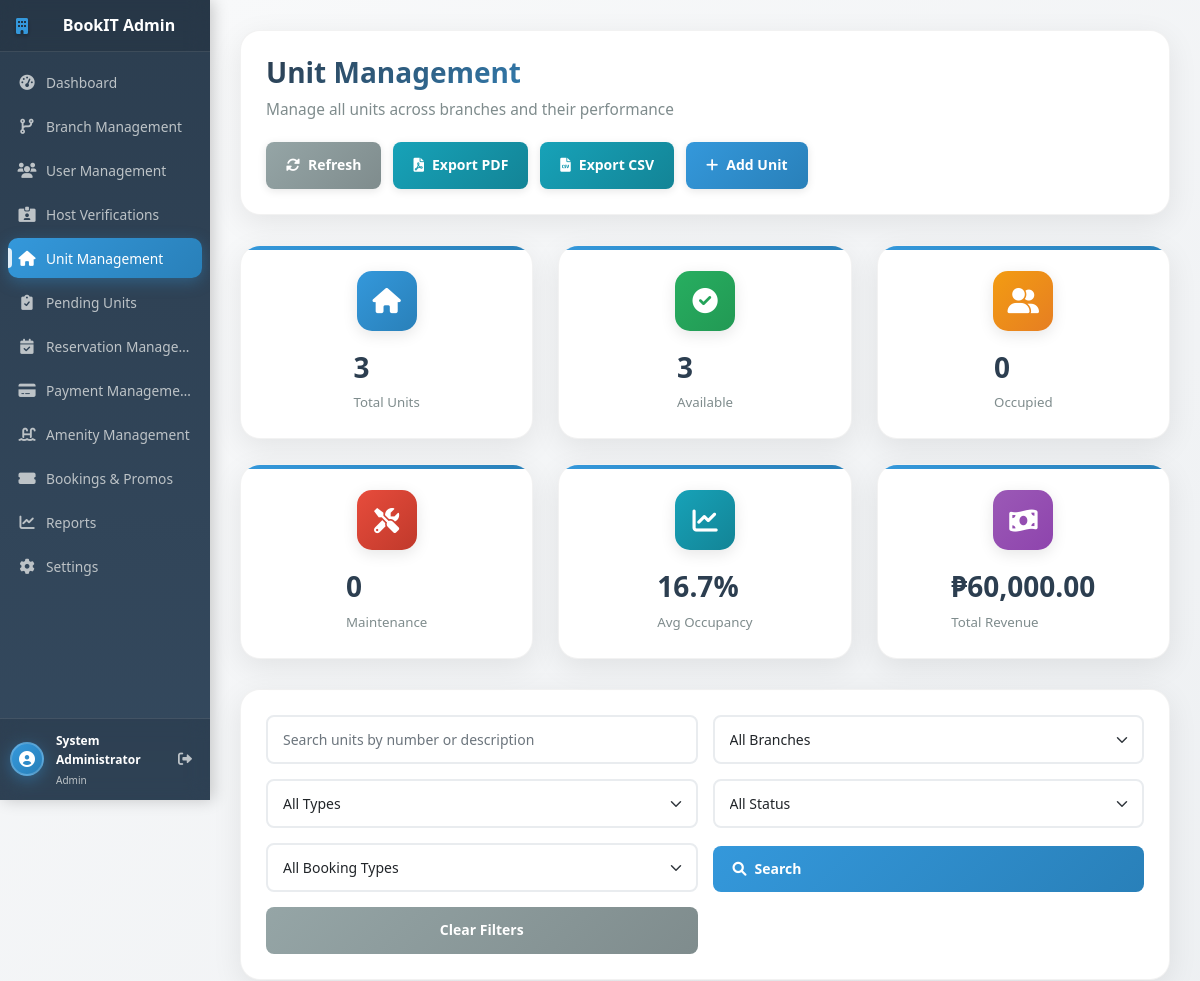
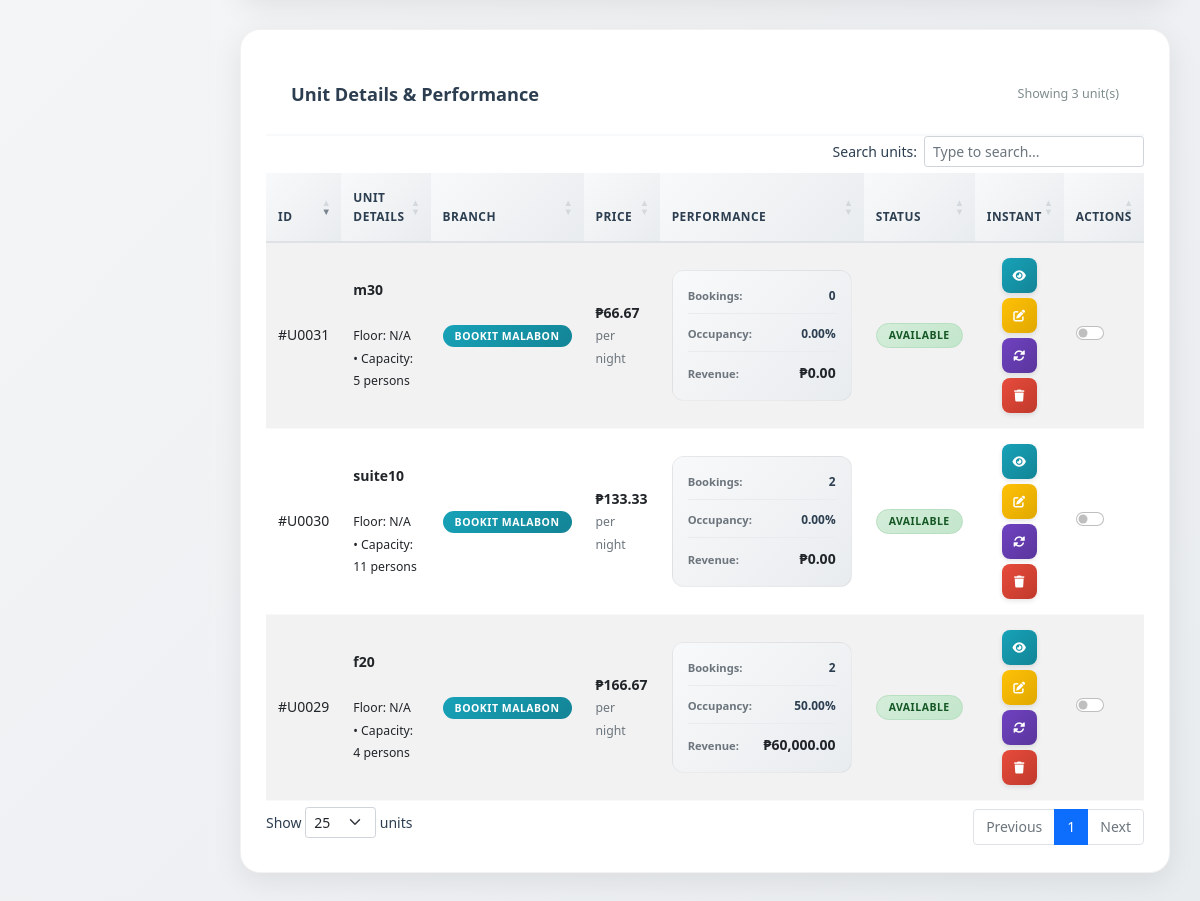
The app's page /admin/unit_management.php (signed in) with its own data (2 pictures, top to bottom).
### tables this page shows
CREATE TABLE IF NOT EXISTS `units` (
  `unit_id` int NOT NULL AUTO_INCREMENT,
  `branch_id` int NOT NULL,
  `unit_number` varchar(20) NOT NULL,
  `unit_type` varchar(50) NOT NULL,
  `floor_number` int DEFAULT NULL,
  `monthly_rate` decimal(10,2) NOT NULL,
  `security_deposit` decimal(10,2) DEFAULT '0.00',
  `is_available` tinyint(1) DEFAULT '1',
  `description` text,
  `building_name` varchar(255) DEFAULT NULL,
  `street_address` varchar(255) DEFAULT NULL,
  `city` varchar(100) DEFAULT NULL,
  `address_hash` varchar(64) DEFAULT NULL,
  `latitude` decimal(10,8) DEFAULT NULL,
  `longitude` decimal(11,8) DEFAULT NULL,
  `max_occupancy` int DEFAULT '2',
  `created_at` timestamp NULL DEFAULT CURRENT_TIMESTAMP,
  `bedrooms` int DEFAULT NULL,
  `host_id` int DEFAULT NULL,
  `unit_name` varchar(255) DEFAULT NULL,
  `instant_booking` tinyint(1) DEFAULT '0',
  `approval_status` enum('pending','approved','rejected') DEFAULT 'pending',
  `rejection_reason` text,
  `sqm` decimal(10,2) DEFAULT NULL,
  `bed_type` varchar(50) DEFAULT NULL,
  `num_beds` int DEFAULT '1',
  `num_bathrooms` int DEFAULT '1',
  `pricing_type` enum('daily','monthly') DEFAULT 'monthly',
  PRIMARY KEY (`unit_id`),
  KEY `branch_id` (`branch_id`)
);

### config/db.php (called while the page is built, shortened)
<?php
$conn = new mysqli(DB_HOST, DB_USER, DB_PASS, DB_NAME);
if (!function_exists('get_multiple_results')) {
    function get_multiple_results($sql, $params = []) {
        global $conn;
        $stmt = $conn->prepare($sql);
        if (!$stmt->execute()) {
            error_log("Execute failed: " . $stmt->error);
            $stmt->close();
            return [];
        }
        $result = $stmt->get_result();
        $results = [];
        if ($result) {
            while ($row = $result->fetch_assoc()) {
                $results[] = $row;
            }
        }
        return $results;
    }
}
?>

### admin/unit_management.php (the view, shortened to what this page needs)
    <?php
    include_once '../config/db.php';
    $units = [];
    try {
        $where = "WHERE u.is_available = 1 AND b.is_active = 1";
        $params = [];
        $sql = "SELECT
                    u.*,
                    u.monthly_rate as price,
                    u.instant_booking as instant_booking,
                    CASE
                        WHEN u.is_available = 1 THEN 'available'
                        WHEN u.is_available = 0 THEN 'occupied'
                        ELSE 'maintenance'
                    END as status,
                    b.branch_name,
                    b.is_active as branch_active,
                    (SELECT COUNT(*) FROM reservations r WHERE r.unit_id = u.unit_id AND r.branch_id = b.branch_id) as total_bookings,
                    (SELECT COUNT(*) FROM reservations r WHERE r.unit_id = u.unit_id AND r.status IN ('confirmed', 'checked_in') AND r.branch_id = b.branch_id) as active_bookings,
                    (SELECT COUNT(*) FROM reservations r WHERE r.unit_id = u.unit_id AND r.status = 'completed' AND r.branch_id = b.branch_id) as completed_bookings,
                    (SELECT SUM(r.total_amount) FROM reservations r WHERE r.unit_id = u.unit_id AND r.status IN ('confirmed', 'checked_in', 'completed') AND r.branch_id = b.branch_id) as total_revenue,
                    (SELECT AVG(rv.rating) FROM reviews rv WHERE rv.unit_id = u.unit_id) as avg_rating,
                    COALESCE(
                        ROUND(
                            (SELECT COUNT(*) FROM reservations r
                             WHERE r.unit_id = u.unit_id
                             AND r.status IN ('confirmed', 'checked_in', 'completed')
                             AND r.branch_id = b.branch_id) * 100.0 /
                            NULLIF((SELECT COUNT(*) FROM reservations r WHERE r.unit_id = u.unit_id AND r.branch_id = b.branch_id), 0)
                        , 2)
                    , 0) as occupancy_rate
                FROM units u
                LEFT JOIN branches b ON u.branch_id = b.branch_id
                $where
                ORDER BY u.created_at DESC";
        $units = get_multiple_results($sql, $params);
    } catch (Exception $e) {
        $error = "Database error: " . $e->getMessage();
        error_log($error);
    }
    $total_units = count($units);
    $available_units = count(array_filter($units, fn($u) => $u['is_available'] == 1 && $u['branch_active'] == 1));
    $occupied_units = count(array_filter($units, fn($u) => $u['is_available'] == 0 && $u['branch_active'] == 1));
    $maintenance_units = 0;
    $total_revenue = array_sum(array_column($units, 'total_revenue'));
    $avg_occupancy = $total_units > 0 ? round(array_sum(array_column($units, 'occupancy_rate')) / $total_units, 1) : 0;
    ?>
    <!DOCTYPE html>
<html lang="en">
<head>
    <link href="https://cdn.jsdelivr.net/npm/bootstrap@5.1.3/dist/css/bootstrap.min.css" rel="stylesheet">
    <link href="https://cdnjs.cloudflare.com/ajax/libs/font-awesome/6.0.0/css/all.min.css" rel="stylesheet">
    <link rel="stylesheet" href="https://cdn.datatables.net/1.13.6/css/dataTables.bootstrap5.min.css">
    <link rel="stylesheet" href="https://cdn.datatables.net/buttons/2.4.1/css/buttons.bootstrap5.min.css">
    <link rel="stylesheet" href="https://cdn.datatables.net/responsive/2.5.0/css/responsive.bootstrap5.min.css">
    <link rel="stylesheet" href="../assets/css/admin/unit_management.css">
    </head>
    <body>
    <?php include '../includes/sidebar.php'; ?>
    <main class="content">
        <div class="page-header">
            <div class="page-title">
                <h1>Unit Management</h1>
                <p>Manage all units across branches and their performance</p>
            </div>
            <div class="page-actions">
                <button type="button" class="btn-refresh" onclick="location.reload()">
                    <i class="fas fa-sync-alt"></i> Refresh
                </button>
                <button type="button" class="btn-export" onclick="exportUnits('pdf')">
                    <i class="fas fa-file-pdf"></i> Export PDF
                </button>
                <button type="button" class="btn-export" onclick="exportUnits('csv')">
                    <i class="fas fa-file-csv"></i> Export CSV
                </button>
                <button type="button" class="btn-add" data-bs-toggle="modal" data-bs-target="#addUnitModal">
                    <i class="fas fa-plus"></i> Add Unit
                </button>
            </div>
        </div>
        <div class="summary-cards">
            <div class="card">
                <div class="card-icon"><i class="fas fa-home"></i></div>
                <div class="card-info">
                    <h3><?= $total_units ?></h3>
                    <p>Total Units</p>
                </div>
            </div>
            <div class="card">
                <div class="card-icon"><i class="fas fa-check-circle"></i></div>
                <div class="card-info">
                    <h3><?= $available_units ?></h3>
                    <p>Available</p>
                </div>
            </div>
            <div class="card">
                <div class="card-icon"><i class="fas fa-user-friends"></i></div>
                <div class="card-info">
                    <h3><?= $occupied_units ?></h3>
                    <p>Occupied</p>
                </div>
            </div>
            <div class="card">
                <div class="card-icon"><i class="fas fa-tools"></i></div>
                <div class="card-info">
                    <h3><?= $maintenance_units ?></h3>
                    <p>Maintenance</p>
                </div>
            </div>
            <div class="card">
                <div class="card-icon"><i class="fas fa-chart-line"></i></div>
                <div class="card-info">
                    <h3><?= $avg_occupancy ?>%</h3>
                    <p>Avg Occupancy</p>
                </div>
            </div>
            <div class="card">
                <div class="card-icon"><i class="fas fa-money-bill-wave"></i></div>
                <div class="card-info">
                    <h3>₱<?= number_format($total_revenue, 2) ?></h3>
                    <p>Total Revenue</p>
                </div>
            </div>
        </div>
        <div class="filter-section">
            <form method="GET" class="search-form">
                <div class="search-group">
                    <input type="text" name="q" placeholder="Search units by number or description"
                        value="<?= isset($_GET['q']) ? htmlspecialchars($_GET['q']) : '' ?>"
                        class="form-control">
                </div>
                <div class="filter-group">
                    <select name="branch" class="form-select">
                        <option value="all">All Branches</option>
                    </select>
                </div>
                <div class="filter-group">
                    <select name="type" class="form-select">
                        <option value="all">All Types</option>
                    </select>
                </div>
                <div class="filter-group">
                    <select name="status" class="form-select">
                        <option value="all">All Status</option>
                    </select>
                </div>
                <div class="filter-group">
                    <select name="instant" class="form-select">
                        <option value="all">All Booking Types</option>
                    </select>
                </div>
                <button type="submit" class="btn-search">
                    <i class="fas fa-search"></i> Search
                </button>
                <a href="unit_management.php" class="btn-clear">Clear Filters</a>
            </form>
        </div>
        <div class="table-card">
            <div class="table-header">
                <div class="table-title">Unit Details & Performance</div>
                <div class="table-info">
                    Showing <?= count($units) ?> unit(s)
                </div>
            </div>
            <table id="unitsTable" class="display table table-striped">
                <thead>
                    <tr>
                        <th>ID</th>
                        <th>Unit Details</th>
                        <th>Branch</th>
                        <th>Price</th>
                        <th>Performance</th>
                        <th>Status</th>
                                <th>Instant</th>
                        <th>Actions</th>
                    </tr>
                </thead>
                <tbody>
                    <?php foreach ($units as $unit): ?>
                    <tr>
                        <td>#U<?= str_pad($unit['unit_id'], 4, '0', STR_PAD_LEFT) ?></td>
                        <td>
                            <strong><?= htmlspecialchars($unit['unit_number']) ?></strong><br>
                            <small class="text-muted"><?= htmlspecialchars($unit['unit_type']) ?></small><br>
                            <small>Floor: <?= $unit['floor_number'] ?? 'N/A' ?> • Capacity: <?= $unit['max_occupancy'] ?> persons</small>
                        </td>
                        <td>
                            <span class="badge branch-badge"><?= htmlspecialchars($unit['branch_name']) ?></span>
                        </td>
                        <td>
                            <strong>₱<?= number_format(($unit['monthly_rate'] ?? 0) / 30, 2) ?></strong><br>
                            <small class="text-muted">per night</small>
                        </td>
                        <td>
                            <div class="performance-metrics">
                                <div class="metric-row">
                                    <span class="metric-label">Bookings:</span>
                                    <span class="metric-value"><?= $unit['total_bookings'] ?? 0 ?></span>
                                </div>
                                <div class="metric-row">
                                    <span class="metric-label">Occupancy:</span>
                                    <span class="metric-value"><?= $unit['occupancy_rate'] ?? 0 ?>%</span>
                                </div>
                                <div class="metric-row">
                                    <span class="metric-label">Revenue:</span>
                                    <strong>₱<?= number_format($unit['total_revenue'] ?? 0, 2) ?></strong>
                                </div>
                            </div>
                        </td>
                        <td>
                            <span class="badge status-<?= $unit['status'] ?? 'available' ?>">
                                <?= ucfirst($unit['status'] ?? 'available') ?>
                            </span>
                        </td>
                        <td>
                            <div class="action-buttons">
                                <button type="button" class="btn-view"
                                        onclick="viewUnit(<?= $unit['unit_id'] ?>)"
                                        title="View Details">
                                    <i class="fas fa-eye"></i>
                                </button>
                                <button type="button" class="btn-edit"
                                        onclick="editUnit(<?= $unit['unit_id'] ?>)"
                                        title="Edit Unit">
                                    <i class="fas fa-edit"></i>
                                </button>
                                <button type="button" class="btn-status"
                                        onclick="changeStatus(<?= $unit['unit_id'] ?>, '<?= $unit['unit_number'] ?>')"
                                        title="Change Status">
                                    <i class="fas fa-sync-alt"></i>
                                </button>
                                <button type="button" class="btn-delete"
                                        onclick="confirmDelete(<?= $unit['unit_id'] ?>, '<?= htmlspecialchars($unit['unit_number']) ?>')"
                                        title="Delete Unit">
                                    <i class="fas fa-trash"></i>
                                </button>
                            </div>
                        </td>
                        <td>
                            <form method="POST" class="d-inline instant-toggle-form" style="display:inline-block;">
                                <div class="form-check form-switch">
                                    <input class="form-check-input instant-switch" type="checkbox" role="switch" id="instant_switch_<?= $unit['unit_id'] ?>" <?= $unit['instant_booking'] ? 'checked' : '' ?>>
                                    <label class="form-check-label" for="instant_switch_<?= $unit['unit_id'] ?>">&nbsp;</label>
                                </div>
                            </form>
                        </td>
                    </tr>
                    <?php endforeach; ?>
                </tbody>
            </table>
        </div>
    </main>
    </body>
    </html>

### records on screen
units: unit_id "0031", unit_number "m30", floor_number "N/A", max_occupancy "5", branch_name "BOOKIT MALABON", ($unit['monthly_rate']??0)/30 "66.67", total_bookings "0", occupancy_rate "0.00", total_revenue "0.00", status "AVAILABLE"
units: unit_id "0030", unit_number "suite10", floor_number "N/A", max_occupancy "11", branch_name "BOOKIT MALABON", ($unit['monthly_rate']??0)/30 "133.33", total_bookings "2", occupancy_rate "0.00", total_revenue "0.00", status "AVAILABLE"
units: unit_id "0029", unit_number "f20", floor_number "N/A", max_occupancy "4", branch_name "BOOKIT MALABON", ($unit['monthly_rate']??0)/30 "166.67", total_bookings "2", occupancy_rate "50.00", total_revenue "60,000.00", status "AVAILABLE"

### other values on screen
$_SESSION['fullname'] "System Administrator"
$_SESSION['role'] "Admin"
$total_units "3"
$available_units "3"
$occupied_units "0"
$maintenance_units "0"
$avg_occupancy "16.7"
$total_revenue "60,000.00"
count($units) "3"
